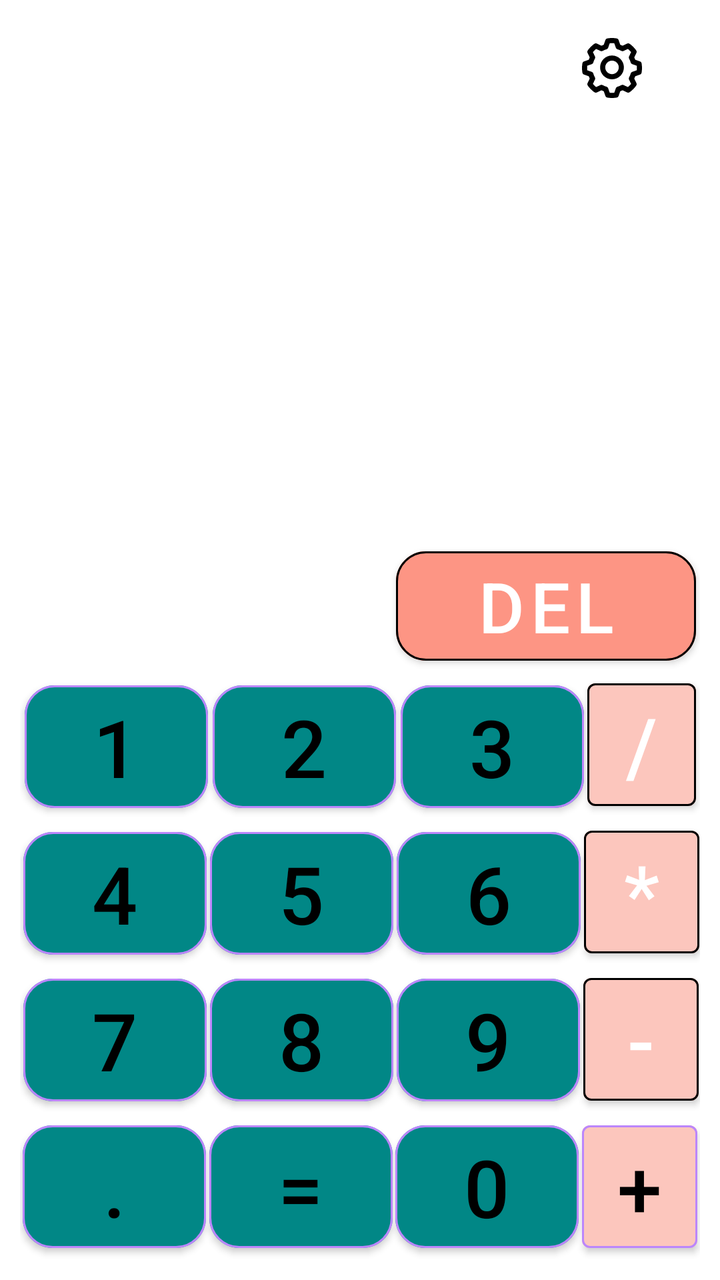
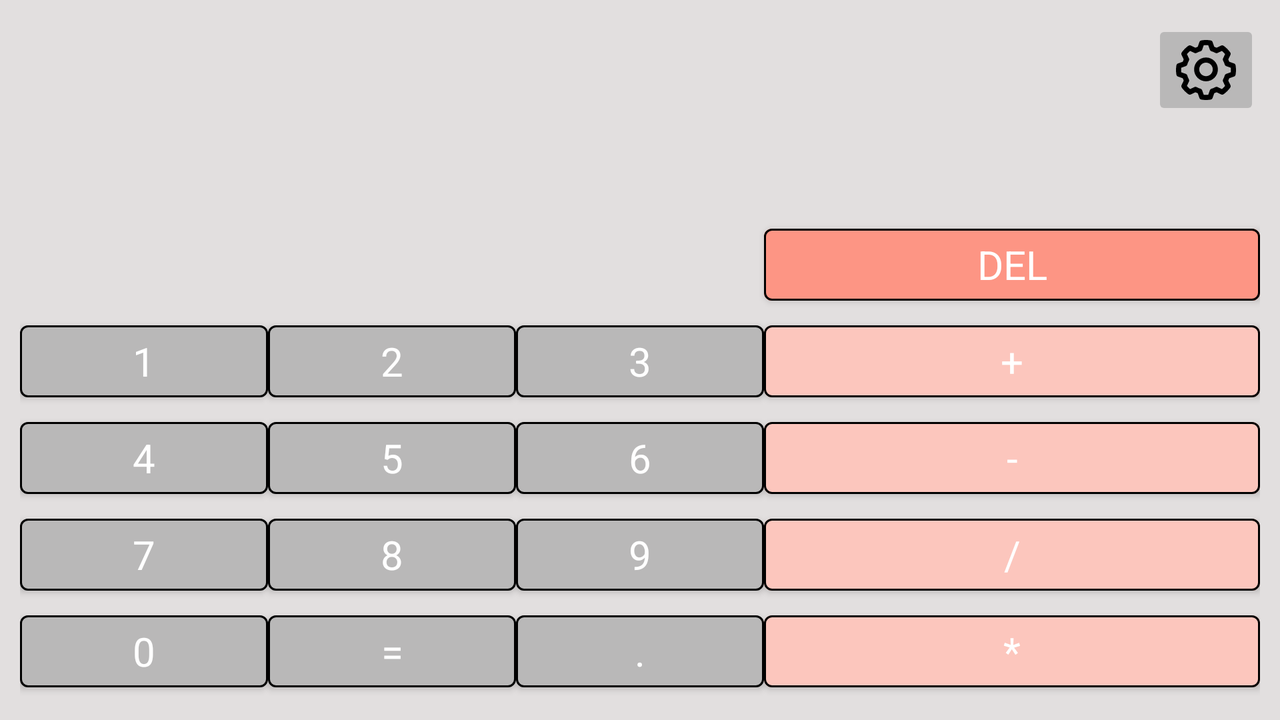

Compare how this app lays out the same screen by default and in its alternative resource folder. The renders come first, then the two layout files and the values they reference.
<!-- AndroidManifest.xml: application theme Theme.Сalculator.One -->
<!-- res/layout/activity_main.xml -->
<?xml version="1.0" encoding="utf-8"?>
<androidx.constraintlayout.widget.ConstraintLayout xmlns:android="http://schemas.android.com/apk/res/android"
    xmlns:app="http://schemas.android.com/apk/res-auto"
    xmlns:tools="http://schemas.android.com/tools"
    android:layout_width="match_parent"
    android:layout_height="match_parent"
    android:padding="10dp"
    tools:context="ui.MainActivity"
    >


    <com.google.android.material.button.MaterialButton
        android:id="@+id/button_dot"

        android:layout_width="0dp"
        android:layout_height="wrap_content"
        android:text="@string/text_dot"
        app:cornerRadius="@dimen/cornerRadius"
        app:layout_constraintBottom_toBottomOf="parent"
        app:layout_constraintEnd_toStartOf="@+id/equals"
        app:layout_constraintHorizontal_bias="0.5"
        app:layout_constraintStart_toStartOf="parent"
        app:layout_constraintWidth_percent=".27" />

    <com.google.android.material.button.MaterialButton
        android:id="@+id/equals"
        android:layout_width="0dp"
        android:layout_height="wrap_content"
        android:text="@string/text_equals"
        app:layout_constraintBottom_toBottomOf="parent"
        app:layout_constraintEnd_toStartOf="@+id/btn_0"
        app:layout_constraintHorizontal_bias="0.5"
        app:cornerRadius="15dp"
        app:layout_constraintStart_toEndOf="@+id/button_dot"
        app:layout_constraintWidth_percent=".27" />

    <com.google.android.material.button.MaterialButton
        android:id="@+id/btn_0"

        android:layout_width="0dp"
        android:layout_height="wrap_content"
        android:text="@string/btn_0"
        app:cornerRadius="15dp"
        app:layout_constraintBottom_toBottomOf="parent"
        app:layout_constraintEnd_toStartOf="@+id/btn_add"
        app:layout_constraintHorizontal_bias="0.5"
        app:layout_constraintStart_toEndOf="@+id/equals"
        app:layout_constraintWidth_percent=".27" />

    <com.google.android.material.button.MaterialButton
        android:id="@+id/btn_add"

        android:layout_width="0dp"
        android:layout_height="wrap_content"
        android:backgroundTint="@color/yellow"
        android:text="@string/text_add"
        app:layout_constraintBottom_toBottomOf="parent"
        app:rippleColor="@color/black"
        app:layout_constraintEnd_toEndOf="parent"
        app:layout_constraintHeight_percent=".20"
        app:layout_constraintHorizontal_bias="0.5"
        app:layout_constraintStart_toEndOf="@+id/btn_0"
        app:layout_constraintWidth_percent=".17" />

    <com.google.android.material.button.MaterialButton
        android:id="@+id/btn_7"

        android:layout_width="0dp"
        android:layout_height="wrap_content"
        app:cornerRadius="15dp"
        android:text="@string/btn_7"
        app:layout_constraintBottom_toTopOf="@+id/button_dot"
        app:layout_constraintEnd_toStartOf="@+id/btn_8"
        app:layout_constraintHorizontal_bias="0.5"
        app:layout_constraintStart_toStartOf="parent"
        app:layout_constraintWidth_percent=".27" />

    <com.google.android.material.button.MaterialButton
        android:id="@+id/btn_8"

        android:layout_width="0dp"
        android:layout_height="wrap_content"
        android:text="@string/btn_8"
        app:cornerRadius="15dp"
        app:layout_constraintBottom_toTopOf="@+id/equals"
        app:layout_constraintEnd_toStartOf="@+id/btn_9"
        app:layout_constraintHorizontal_bias="0.5"
        app:layout_constraintStart_toEndOf="@+id/btn_7"
        app:layout_constraintWidth_percent=".27" />

    <com.google.android.material.button.MaterialButton
        android:id="@+id/btn_9"

        android:layout_width="0dp"
        android:layout_height="wrap_content"
        android:text="@string/btn_9"
        app:layout_constraintBottom_toTopOf="@+id/btn_0"
        app:layout_constraintEnd_toStartOf="@+id/btn_min"
        app:layout_constraintHorizontal_bias="0.5"
        app:layout_constraintStart_toEndOf="@+id/btn_8"
        app:cornerRadius="15dp"
        app:layout_constraintWidth_percent=".27" />

    <com.google.android.material.button.MaterialButton
        android:id="@+id/btn_min"
        style="@style/ButtonStyle"
        android:layout_width="0dp"
        android:layout_height="wrap_content"
        android:backgroundTint="@color/yellow"
        app:rippleColor="@color/black"
        android:text="@string/btn_min"
        app:layout_constraintBottom_toTopOf="@+id/btn_add"
        app:layout_constraintEnd_toEndOf="parent"
        app:layout_constraintHorizontal_bias="0.5"

        app:layout_constraintStart_toEndOf="@+id/btn_9"
        app:layout_constraintStart_toStartOf="@+id/btn_add"
        app:layout_constraintWidth_percent=".17" />

    <com.google.android.material.button.MaterialButton
        android:id="@+id/btn_4"

        android:layout_width="0dp"
        app:cornerRadius="15dp"
        android:layout_height="wrap_content"
        android:text="@string/btn_4"
        app:layout_constraintBottom_toTopOf="@+id/btn_7"
        app:layout_constraintEnd_toEndOf="@+id/btn_7"
        app:layout_constraintEnd_toStartOf="@+id/btn_5"
        app:layout_constraintHorizontal_bias="0.5"
        app:layout_constraintStart_toStartOf="parent"

        app:layout_constraintWidth_percent=".27" />

    <com.google.android.material.button.MaterialButton
        android:id="@+id/btn_5"

        android:layout_width="0dp"
        app:cornerRadius="15dp"
        android:layout_height="wrap_content"
        android:text="@string/btn_5"

        app:layout_constraintBottom_toTopOf="@+id/btn_8"
        app:layout_constraintEnd_toEndOf="@+id/btn_8"
        app:layout_constraintEnd_toStartOf="@+id/bnt_6"
        app:layout_constraintHorizontal_bias="0.5"
        app:layout_constraintStart_toEndOf="@+id/btn_4"
        app:layout_constraintWidth_percent=".27" />

    <com.google.android.material.button.MaterialButton
        android:id="@+id/bnt_6"

        android:layout_width="0dp"
        app:cornerRadius="15dp"
        android:layout_height="wrap_content"
        android:text="@string/btn_6"
        app:layout_constraintBottom_toTopOf="@+id/btn_9"
        app:layout_constraintEnd_toEndOf="@+id/btn_9"
        app:layout_constraintEnd_toStartOf="@+id/bnt_mul"
        app:layout_constraintHorizontal_bias="0.5"
        app:layout_constraintStart_toEndOf="@+id/btn_5"
        app:layout_constraintWidth_percent=".27" />

    <com.google.android.material.button.MaterialButton
        android:id="@+id/bnt_mul"
        style="@style/ButtonStyle"
        android:layout_width="0dp"
        app:rippleColor="@color/black"
        android:layout_height="wrap_content"
        android:backgroundTint="@color/yellow"
        android:text="@string/btn_mul"
        app:layout_constraintBottom_toTopOf="@+id/btn_min"
        app:layout_constraintEnd_toEndOf="parent"
        app:layout_constraintHorizontal_bias="0.5"
        app:layout_constraintStart_toEndOf="@+id/bnt_6"
        app:layout_constraintStart_toStartOf="@+id/btn_min"
        app:layout_constraintWidth_percent=".17" />

    <com.google.android.material.button.MaterialButton
        android:id="@+id/btn_1"

        android:layout_width="0dp"
        app:cornerRadius="15dp"
        app:elevation="@dimen/cardview_default_radius"
        android:layout_height="wrap_content"
        android:text="@string/btn_1"
        app:layout_constraintBottom_toTopOf="@+id/btn_4"
        app:layout_constraintEnd_toEndOf="@+id/btn_4"
        app:layout_constraintEnd_toStartOf="@+id/bnt_2"
        app:layout_constraintHorizontal_bias="0.5"
        app:layout_constraintStart_toStartOf="parent"
        app:layout_constraintWidth_percent=".27"
        />

    <com.google.android.material.button.MaterialButton
        android:id="@+id/bnt_2"

        app:cornerRadius="15dp"
        android:layout_width="0dp"
        android:layout_height="wrap_content"
        android:text="@string/btn_2"
        app:layout_constraintBottom_toTopOf="@+id/btn_5"
        app:layout_constraintEnd_toEndOf="@+id/btn_5"
        app:layout_constraintEnd_toStartOf="@+id/btn_3"
        app:layout_constraintHorizontal_bias="0.5"
        app:layout_constraintStart_toEndOf="@+id/btn_1"
        app:layout_constraintWidth_percent=".27" />

    <com.google.android.material.button.MaterialButton
        android:id="@+id/btn_3"

        app:cornerRadius="15dp"
        android:layout_width="0dp"
        android:layout_height="wrap_content"
        android:text="@string/btn_3"
        app:layout_constraintBottom_toTopOf="@+id/bnt_6"
        app:layout_constraintEnd_toEndOf="@+id/bnt_6"
        app:layout_constraintEnd_toStartOf="@+id/btn_dev"
        app:layout_constraintHorizontal_bias="0.5"
        app:layout_constraintStart_toEndOf="@+id/bnt_2"
        app:layout_constraintStart_toStartOf="@+id/bnt_6"
        app:layout_constraintWidth_percent=".27" />

    <com.google.android.material.button.MaterialButton
        android:id="@+id/btn_dev"
        style="@style/ButtonStyle"
        android:layout_width="0dp"
        android:layout_height="wrap_content"
        app:rippleColor="@color/black"
        android:backgroundTint="@color/yellow"
        android:text="@string/btn_dev"
        app:layout_constraintBottom_toTopOf="@+id/bnt_mul"
        app:layout_constraintEnd_toEndOf="parent"
        app:layout_constraintHeight_percent=".20"
        app:layout_constraintHorizontal_bias="0.5"
        app:layout_constraintStart_toEndOf="@+id/btn_3"
        app:layout_constraintStart_toStartOf="@+id/bnt_mul"
        app:layout_constraintWidth_percent=".16" />

    <ImageButton
        android:id="@+id/btn_settings"
        android:layout_width="wrap_content"
        android:layout_height="wrap_content"
        style="@style/ButtonStyle"
        android:src="@drawable/ic_settings"
        app:layout_constraintEnd_toEndOf="parent"
        app:layout_constraintTop_toTopOf="parent" />

    <LinearLayout
        android:layout_width="0dp"
        android:layout_height="wrap_content"
        android:orientation="horizontal"
        app:layout_constraintBottom_toTopOf="@+id/btn_1"
        app:layout_constraintEnd_toEndOf="parent"
        app:layout_constraintStart_toStartOf="parent"
        android:background="@color/light_grey"/>

    <TextView
        android:id="@+id/textView"
        android:layout_width="0dp"
        android:layout_height="wrap_content"

        android:textSize="35sp"
        app:layout_constraintBottom_toTopOf="@+id/bnt_2"
        app:layout_constraintEnd_toEndOf="@+id/bnt_2"
        app:layout_constraintStart_toStartOf="@+id/btn_1" />

    <com.google.android.material.button.MaterialButton
        android:id="@+id/btn_ac"
        style="@style/ButtonStyle"
        android:layout_width="0dp"
        app:cornerRadius="15dp"
        app:rippleColor="@color/black"
        android:drawableLeft="@drawable/ic_backspace"
        android:layout_height="wrap_content"
        android:backgroundTint="@color/yellow_red"
        android:text="@string/del_text"
        android:textSize="35sp"
        app:layout_constraintBottom_toTopOf="@+id/btn_3"
        app:layout_constraintEnd_toEndOf="@+id/btn_dev"
        app:layout_constraintHorizontal_bias="1.0"
        app:layout_constraintStart_toEndOf="@+id/bnt_2" />

</androidx.constraintlayout.widget.ConstraintLayout>
<!-- resources referenced by this layout -->
<resources>
  <color name="black">#FF000000</color>
  <color name="light_grey">#E2DFDF</color>
  <color name="yellow">#FCC6BD</color>
  <color name="yellow_red">#FD9584</color>
  <dimen name="cornerRadius">15dp</dimen>
  <!-- drawable ic_settings: vector/xml drawable (drawable, 3679 chars, omitted) -->
  <string name="btn_0">0</string>
  <string name="btn_1">1</string>
  <string name="btn_2">2</string>
  <string name="btn_3">3</string>
  <string name="btn_4">4</string>
  <string name="btn_5">5</string>
  <string name="btn_6">6</string>
  <string name="btn_7">7</string>
  <string name="btn_8">8</string>
  <string name="btn_9">9</string>
  <string name="btn_dev">/</string>
  <string name="btn_min">-</string>
  <string name="btn_mul">*</string>
  <string name="del_text">DEL</string>
  <string name="text_add">+</string>
  <string name="text_dot">.</string>
  <string name="text_equals">=</string>
  <style name="ButtonStyle" parent="Widget.MaterialComponents.Button">
          <item name="backgroundTint">@color/grey</item>
          <item name="strokeColor">@color/black</item>
          <item name="strokeWidth">1dp</item>
          <item name="android:textColor">@color/white</item>
          <item name="android:gravity">center</item>
          <item name="android:textSize">40sp</item>
          <item name="android:layout_marginBottom">0.2dp</item>
      </style>
  <style name="Theme.Сalculator.One">
          <item name="android:textColorPrimary">@color/grey</item>
          <item name="colorPrimary">@color/black</item>
          <item name="backgroundTint">@color/grey</item>
          <item name="android:navigationBarColor">@color/grey</item>
          <item name="materialButtonStyle">@style/ButtonStyle2</item>
      </style>
  <color name="grey">#B9B8B8</color>
  <color name="white">#FFFFFFFF</color>
  <style name="ButtonStyle2" parent="ButtonStyle">
          <item name="backgroundTint">@color/teal_700</item>
          <item name="strokeColor">@color/purple_200</item>
          <item name="android:textColor">@color/black</item>
  
      </style>
  <color name="teal_700">#FF018786</color>
  <color name="purple_200">#FFBB86FC</color>
</resources>
<!-- res/layout-land/activity_main.xml (the repository's variant of the layout above) -->
<!-- drawn on the phone turned sideways -->
<?xml version="1.0" encoding="utf-8"?>
<androidx.constraintlayout.widget.ConstraintLayout xmlns:android="http://schemas.android.com/apk/res/android"
    xmlns:app="http://schemas.android.com/apk/res-auto"
    xmlns:tools="http://schemas.android.com/tools"
    android:layout_width="match_parent"
    android:layout_height="match_parent"
    android:padding="10dp"
    android:background="@color/light_grey">


    <Button
        android:id="@+id/btn_0"
        style="@style/ButtonStyleLand"
        android:layout_width="0dp"
        android:layout_height="wrap_content"
        android:text="@string/btn_0"
        app:layout_constraintBottom_toBottomOf="parent"
        app:layout_constraintStart_toStartOf="parent"
        app:layout_constraintWidth_percent=".20" />

    <Button
        android:id="@+id/equals"
        style="@style/ButtonStyleLand"
        android:layout_width="0dp"
        android:layout_height="wrap_content"
        android:text="@string/text_equals"
        app:layout_constraintBottom_toBottomOf="parent"
        app:layout_constraintStart_toEndOf="@+id/btn_0"
        app:layout_constraintWidth_percent=".20" />

    <Button
        android:id="@+id/button_dot"
        style="@style/ButtonStyleLand"
        android:layout_width="0dp"
        android:layout_height="wrap_content"
        android:text="@string/text_dot"
        app:layout_constraintBottom_toBottomOf="parent"
        app:layout_constraintStart_toEndOf="@+id/equals"
        app:layout_constraintWidth_percent=".20" />

    <Button
        android:id="@+id/bnt_mul"
        style="@style/ButtonStyleLand"
        android:layout_width="0dp"
        android:layout_height="wrap_content"
        android:backgroundTint="@color/yellow"
        android:text="@string/btn_mul"
        app:layout_constraintBottom_toBottomOf="parent"
        app:layout_constraintEnd_toEndOf="parent"
        app:layout_constraintStart_toEndOf="@+id/button_dot" />

    <Button
        android:id="@+id/btn_7"
        style="@style/ButtonStyleLand"
        android:layout_width="0dp"
        android:layout_height="wrap_content"
        android:text="@string/btn_7"
        app:layout_constraintBottom_toTopOf="@+id/btn_0"
        app:layout_constraintEnd_toEndOf="@+id/btn_0"
        app:layout_constraintStart_toStartOf="@+id/btn_0" />

    <Button
        android:id="@+id/btn_8"
        style="@style/ButtonStyleLand"
        android:layout_width="0dp"
        android:layout_height="wrap_content"
        android:text="@string/btn_8"
        app:layout_constraintBottom_toTopOf="@+id/equals"
        app:layout_constraintEnd_toEndOf="@+id/equals"
        app:layout_constraintStart_toEndOf="@+id/btn_0" />

    <Button
        android:id="@+id/btn_9"
        style="@style/ButtonStyleLand"
        android:layout_width="0dp"
        android:layout_height="wrap_content"
        android:text="@string/btn_9"
        app:layout_constraintBottom_toTopOf="@+id/button_dot"
        app:layout_constraintEnd_toEndOf="@+id/button_dot"
        app:layout_constraintStart_toEndOf="@+id/equals" />

    <Button
        android:id="@+id/btn_dev"
        style="@style/ButtonStyleLand"
        android:layout_width="0dp"
        android:layout_height="wrap_content"
        android:text="@string/btn_dev"
        app:layout_constraintBottom_toTopOf="@+id/bnt_mul"
        app:layout_constraintEnd_toEndOf="@+id/bnt_mul"
        app:layout_constraintStart_toEndOf="@+id/button_dot"
        android:backgroundTint="@color/yellow"/>

    <Button
        android:id="@+id/btn_4"
        style="@style/ButtonStyleLand"
        android:layout_width="0dp"
        android:layout_height="wrap_content"
        android:text="@string/btn_4"
        app:layout_constraintBottom_toTopOf="@+id/btn_7"
        app:layout_constraintEnd_toEndOf="@+id/btn_7"
        app:layout_constraintStart_toStartOf="@+id/btn_7" />

    <Button
        android:id="@+id/btn_5"
        style="@style/ButtonStyleLand"
        android:layout_width="0dp"
        android:layout_height="wrap_content"
        android:text="@string/btn_5"
        app:layout_constraintBottom_toTopOf="@+id/btn_8"
        app:layout_constraintEnd_toEndOf="@+id/btn_8"
        app:layout_constraintStart_toEndOf="@+id/btn_7" />

    <Button
        android:id="@+id/bnt_6"
        style="@style/ButtonStyleLand"
        android:layout_width="0dp"
        android:layout_height="wrap_content"
        android:text="@string/btn_6"
        app:layout_constraintBottom_toTopOf="@+id/btn_9"
        app:layout_constraintEnd_toEndOf="@+id/btn_9"
        app:layout_constraintStart_toEndOf="@+id/btn_8" />

    <Button
        android:id="@+id/btn_min"
        style="@style/ButtonStyleLand"
        android:layout_width="0dp"
        android:layout_height="wrap_content"
        android:text="@string/btn_min"
        app:layout_constraintBottom_toTopOf="@+id/btn_dev"
        app:layout_constraintEnd_toEndOf="@+id/btn_dev"
        app:layout_constraintStart_toEndOf="@+id/btn_9"
        android:backgroundTint="@color/yellow"/>

    <Button
        android:id="@+id/btn_1"
        style="@style/ButtonStyleLand"
        android:layout_width="0dp"
        android:layout_height="wrap_content"
        android:text="@string/btn_1"
        app:layout_constraintBottom_toTopOf="@+id/btn_4"
        app:layout_constraintEnd_toEndOf="@+id/btn_4"
        app:layout_constraintStart_toStartOf="@+id/btn_4" />

    <Button
        android:id="@+id/bnt_2"
        style="@style/ButtonStyleLand"
        android:layout_width="0dp"
        android:layout_height="wrap_content"
        android:text="@string/btn_2"
        app:layout_constraintBottom_toTopOf="@+id/btn_5"
        app:layout_constraintEnd_toEndOf="@+id/btn_5"
        app:layout_constraintStart_toEndOf="@+id/btn_4" />

    <Button
        android:id="@+id/btn_3"
        style="@style/ButtonStyleLand"
        android:layout_width="0dp"
        android:layout_height="wrap_content"
        android:text="@string/btn_3"
        app:layout_constraintBottom_toTopOf="@+id/bnt_6"
        app:layout_constraintEnd_toEndOf="@+id/bnt_6"
        app:layout_constraintStart_toEndOf="@+id/btn_5" />

    <Button
        android:id="@+id/btn_add"
        style="@style/ButtonStyleLand"
        android:layout_width="0dp"
        android:layout_height="wrap_content"
        android:text="@string/text_add"
        app:layout_constraintBottom_toTopOf="@+id/btn_min"
        app:layout_constraintEnd_toEndOf="@+id/btn_min"
        app:layout_constraintStart_toEndOf="@+id/bnt_6"
        android:backgroundTint="@color/yellow"/>

    <TextView
        android:id="@+id/textView"
        android:layout_width="0dp"
        android:layout_height="wrap_content"
        android:textSize="35sp"
        app:layout_constraintBottom_toTopOf="@+id/bnt_2"
        app:layout_constraintEnd_toEndOf="@+id/btn_3"
        app:layout_constraintStart_toStartOf="@+id/btn_1" />

    <Button
        android:id="@+id/btn_ac"
        style="@style/ButtonStyleLand"
        android:layout_width="0dp"
        android:layout_height="wrap_content"
        android:text="@string/btn_ac"
        app:layout_constraintBottom_toTopOf="@+id/btn_add"
        app:layout_constraintEnd_toEndOf="@+id/btn_add"
        app:layout_constraintStart_toEndOf="@+id/btn_3"
        android:backgroundTint="@color/yellow_red"/>

    <ImageButton
        android:id="@+id/button29"
        android:layout_width="wrap_content"
        android:layout_height="wrap_content"
        android:src="@drawable/ic_settings"
        app:layout_constraintEnd_toEndOf="parent"
        app:layout_constraintTop_toTopOf="parent" />
</androidx.constraintlayout.widget.ConstraintLayout>
<!-- resources referenced by the variant -->
<!-- as the phone turned sideways resolves them -->
<resources>
  <color name="light_grey">#E2DFDF</color>
  <color name="yellow">#FCC6BD</color>
  <color name="yellow_red">#FD9584</color>
  <!-- drawable ic_settings: vector/xml drawable (drawable, 3679 chars, omitted) -->
  <string name="btn_0">0</string>
  <string name="btn_1">1</string>
  <string name="btn_2">2</string>
  <string name="btn_3">3</string>
  <string name="btn_4">4</string>
  <string name="btn_5">5</string>
  <string name="btn_6">6</string>
  <string name="btn_7">7</string>
  <string name="btn_8">8</string>
  <string name="btn_9">9</string>
  <string name="btn_ac">DEL</string>
  <string name="btn_dev">/</string>
  <string name="btn_min">-</string>
  <string name="btn_mul">*</string>
  <string name="text_add">+</string>
  <string name="text_dot">.</string>
  <string name="text_equals">=</string>
  <!-- from res/values-v28/ -->
  <style name="ButtonStyleLand" parent="Theme.MaterialComponents.DayNight.NoActionBar">
          <item name="backgroundTint">@color/grey</item>
          <item name="strokeColor">@color/black</item>
          <item name="strokeWidth">1dp</item>
          <item name="android:textColor">@color/white</item>
          <item name="android:gravity">center</item>
          <item name="android:textSize">20sp</item>
          <item name="android:buttonCornerRadius">15dp</item>
  
          <item name="android:layout_marginBottom">0.2dp</item>
      </style>
  <style name="Theme.Сalculator.One">
          <item name="android:textColorPrimary">@color/grey</item>
          <item name="colorPrimary">@color/black</item>
          <item name="backgroundTint">@color/grey</item>
          <item name="android:navigationBarColor">@color/grey</item>
          <item name="materialButtonStyle">@style/ButtonStyle2</item>
      </style>
  <color name="grey">#B9B8B8</color>
  <color name="black">#FF000000</color>
  <color name="white">#FFFFFFFF</color>
  <style name="ButtonStyle2" parent="ButtonStyle">
          <item name="backgroundTint">@color/teal_700</item>
          <item name="strokeColor">@color/purple_200</item>
          <item name="android:textColor">@color/black</item>
  
      </style>
  <style name="ButtonStyle" parent="Widget.MaterialComponents.Button">
          <item name="backgroundTint">@color/grey</item>
          <item name="strokeColor">@color/black</item>
          <item name="strokeWidth">1dp</item>
          <item name="android:textColor">@color/white</item>
          <item name="android:gravity">center</item>
          <item name="android:textSize">40sp</item>
          <item name="android:layout_marginBottom">0.2dp</item>
      </style>
  <color name="teal_700">#FF018786</color>
  <color name="purple_200">#FFBB86FC</color>
</resources>
